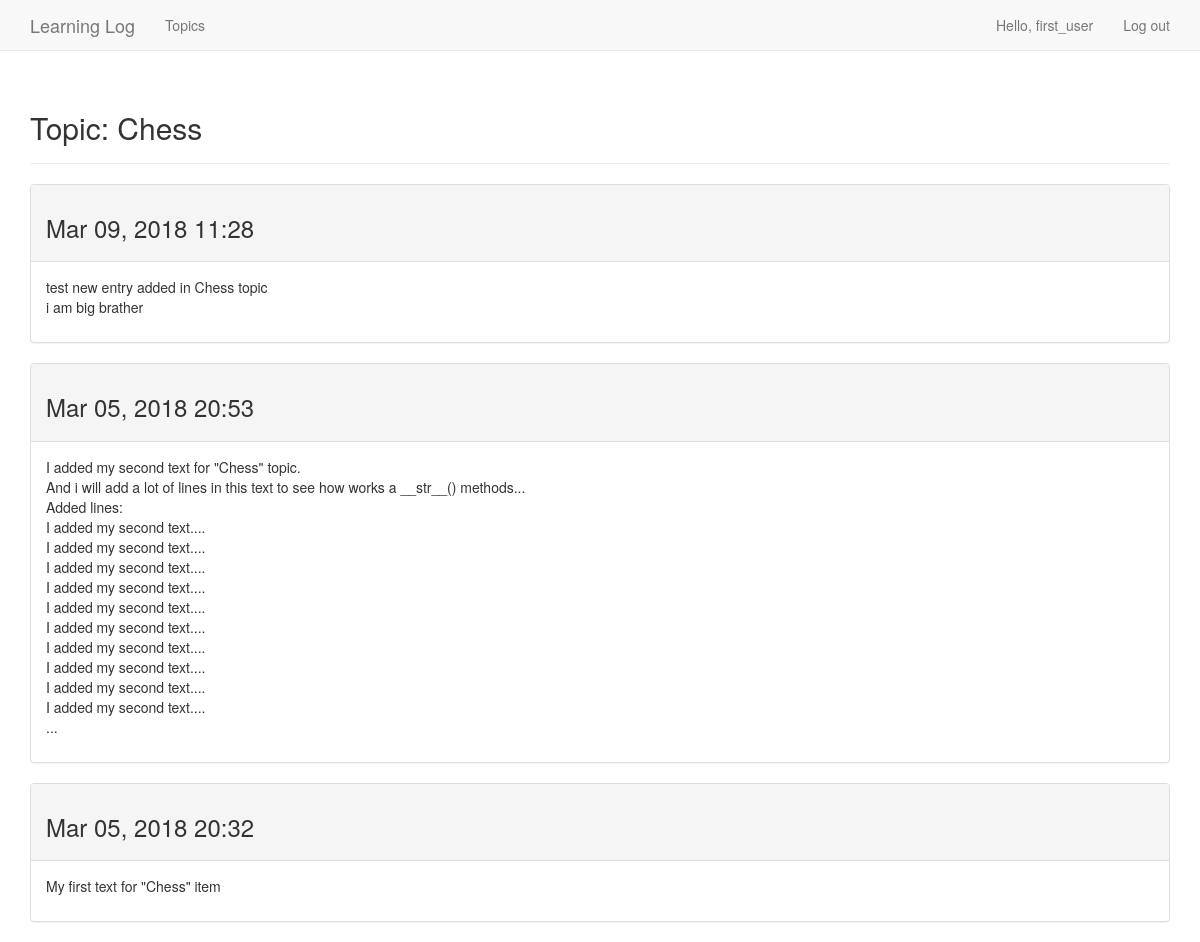
/topics/3/ (signed in), run on an earlier commit of the app's database.
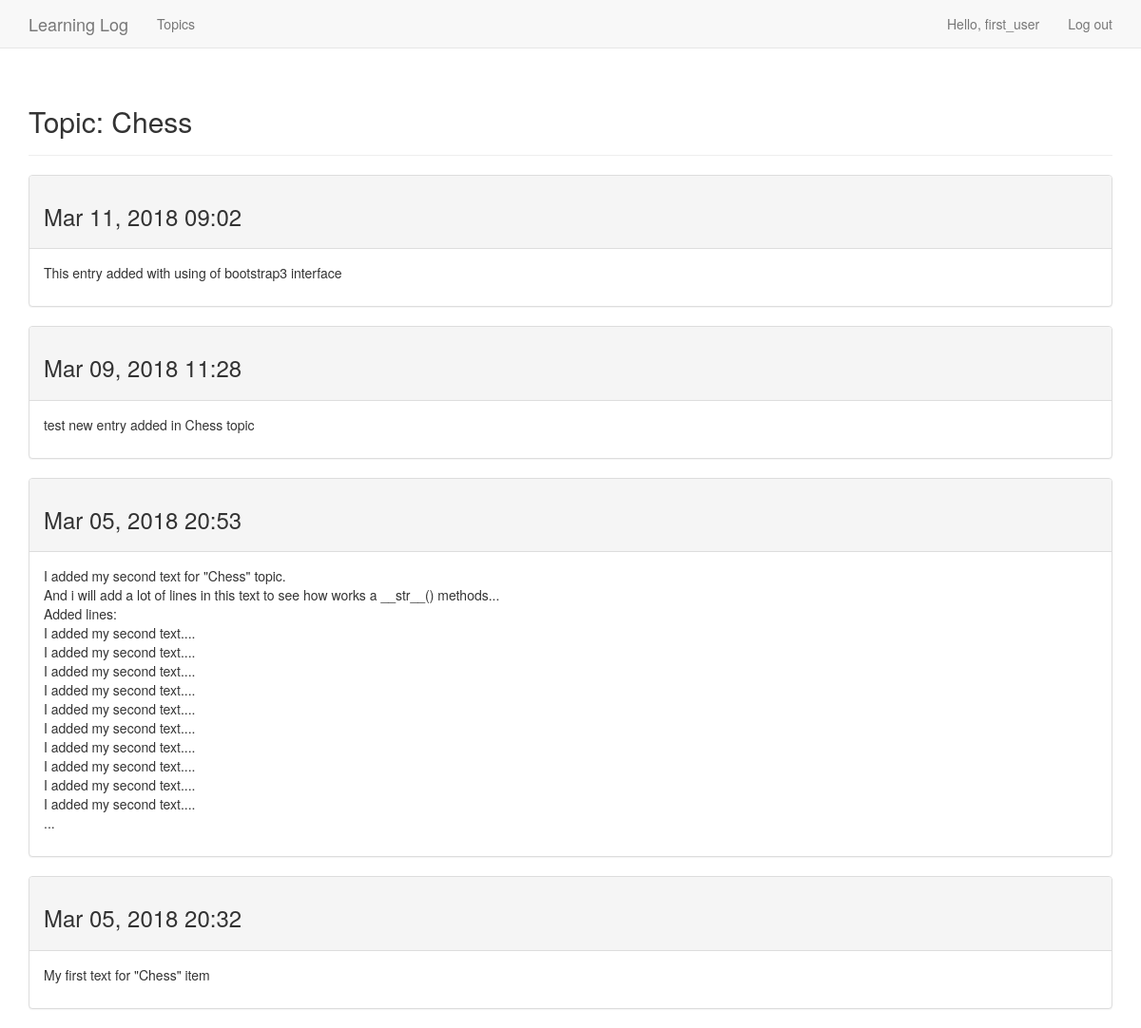
And on a later commit of the database.
### learning_logs/models.py (models this page shows, shortened)
class Topic(models.Model):
    text = models.CharField(max_length=200)
    date_added = models.DateTimeField(auto_now_add=True)
    owner = models.ForeignKey(User, on_delete=models.CASCADE)
    def __str__(self):
        return self.text

class Entry(models.Model):
    topic = models.ForeignKey(Topic, on_delete=models.CASCADE)
    text = models.TextField()
    date_added = models.DateTimeField(auto_now_add=True)
    class Meta:
        verbose_name_plural = "entries"

### learning_logs/views.py (the view)
# urls.py: url(r'^topics/(?P<topic_id>\d+)/$', views.topic, name='topic'),                 # Requested topic
@login_required
def topic(request, topic_id):
    topic = get_object_or_404(Topic, id=topic_id)
    entries = topic.entry_set.order_by("-date_added")
    context = {'topic': topic, 'entries': entries}
    return render(request, "learning_logs/topic.html", context)

### learning_logs/templates/learning_logs/topic.html (shortened to what this page needs)
{% extends "learning_logs/base.html" %}
{% load bootstrap3 %}
{% block header %}
    <h2>Topic: {{ topic }}</h2>
{% endblock header %}
{% block content %}
    {% for entry in entries %}
        <div class="panel panel-default">
            <div class="panel-heading">
                <h3>
                    {{ entry.date_added|date:'M d, Y H:i' }}
                </h3>
            </div>
            <div class="panel-body">
                {{ entry.text|linebreaks }}
            </div>
        </div>
    {% empty %}
        <h4>There are no entries for this topic yet.</h4>
    {% endfor %}
{% endblock content %}

### learning_logs/templates/learning_logs/base.html (shortened to what this page needs)
{% load bootstrap3 %}
<!DOCTYPE html>
<html lang="eng">
    <head>
        {% bootstrap_css %}
    </head>
    <body>
        <nav class="navbar navbar-default navbar-static-top">
            <div class="container">
                <div class="navbar-header">
                    <a class="navbar-brand" href="{% url 'learning_logs:index' %}">
                        Learning Log
                    </a>
                </div>
                <div id="navbar" class="navbar-collapse collapse">
                    <ul class="nav navbar-nav">
                        <li><a href="{% url 'learning_logs:topics' %}">Topics</a> </li>
                    </ul>
                    <ul class="nav navbar-nav navbar-right">
                        {% if user.is_authenticated %}
                            <li><a>Hello, {{ user.username }}</a></li>
                            <li><a href="{% url 'users:logout' %}">Log out</a></li>
                        {% else %}
                            <li><a href="{% url 'users:register' %}">Register</a></li>
                            <li><a href="{% url 'users:login' %}">Log in</a></li>
                        {% endif %}
                    </ul>
                </div>
            </div>
        </nav>
        <div class="container">
            <div class="page-header">
                {% block header %}{% endblock header%}
            </div>
            <div>
                {% block content %}{% endblock content %}
            </div>
        </div>
    </body>
</html>

What changed in the data, as far as the page shows it:
added Entry: date_added "Mar 11, 2018 09:02", text "This entry added with using of bootstrap3 interface"
changed Entry: text "test new entry added in Chess topic i am big brather" → "test new entry added in Chess topic"
